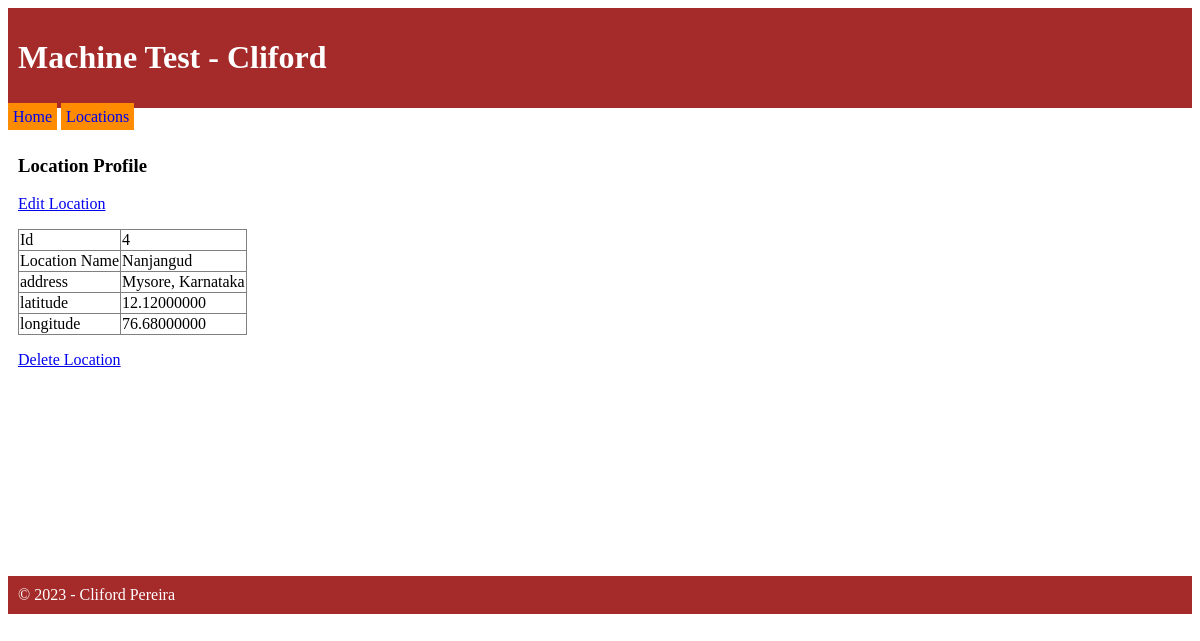
The app's page /locations/show.php?id=4 with its own data.
### tables this page shows
CREATE TABLE `locations` (
  `id` bigint(20) UNSIGNED NOT NULL,
  `location_name` varchar(30) NOT NULL,
  `address` varchar(150) NOT NULL,
  `latitude` decimal(11,8) NOT NULL,
  `longitude` decimal(11,8) NOT NULL
);

### utilities/functions.php (called while the page is built, shortened)
<?php
function view($view, $data=null)
{
	require_once("views/" . $view . ".php");
}
function test_input($data) {
  $data = trim($data);
  $data = stripslashes($data);
  $data = htmlspecialchars($data);
  return $data;
}
?>

### locations/LocationsController.php (called while the page is built, shortened)
<?php
require_once("../utilities/functions.php");
require_once("../utilities/CP_Controller.php");
class LocationsController extends CP_Controller
{
	public function show()
	{
		$id = test_input($_GET['id']);
		$location = new Location($this->conn);
		$location = $location->find($id);
		view('show', compact("location"));
	}
}
?>

### utilities/Route.php (called while the page is built, shortened)
<?php
class Route
{
	public static function call_action($controller, $action) {
		require_once("../utilities/connection.php");
		$controller = new $name($conn);
		call_user_func(array($controller, $action));
	}
}
?>

### locations/show.php (called while the page is built)
<?php
require_once("../utilities/Route.php");
Route::call_action('locations', 'show');
?>

### utilities/CP_Controller.php (called while the page is built, shortened)
<?php
abstract class CP_Controller implements I_Controller
{
	function __construct($conn)
	{
		$this->conn = $conn;
	}
}
?>

### utilities/CP_Model.php (called while the page is built, shortened)
<?php
require_once("DBAbstraction.php");
abstract class CP_Model implements I_Model
{
	function __construct($conn, $tablename)
	{
		$this->conn = $conn;
		$this->tablename = $tablename;
	}
}
?>

### utilities/DBAbstraction.php (called while the page is built, shortened)
<?php
trait DBAbstraction
{
	public function runSelect($sql, $one_row_only = false)
	{
		if ($result = $this->conn->query($sql)) {
			if ($one_row_only === TRUE) {
				$row = $result->fetch_object();
				return $row;
			} else {
				$rows = array();
				while ($row = $result->fetch_object()) {
					array_push($rows, $row);
				}
				return $rows;
			}
		} else {
			return false;
		}
	}
	public function find($id)
	{
		$sql = "select * from $this->tablename where id = $id";
		return $this->runSelect($sql, TRUE);
	}
}
?>

### locations/views/show.php (the view)
<?php
require_once("../header.php");
extract($data);
?>
<h3>Location Profile</h3>
<p><a href="edit.php?id=<?= $location->id ; ?>">Edit Location</a></p>
<table border="1" border-colapse>
	<tr><td>Id</td><td><?= $location->id ; ?></td></tr>
	<tr><td>Location Name</td><td><?= $location->location_name ; ?></td></tr>
	<tr><td>address</td><td><?= $location->address ; ?></td></tr>
	<tr><td>latitude</td><td><?= $location->latitude ; ?></td></tr>
	<tr><td>longitude</td><td><?= $location->longitude ; ?></td></tr>
</table>
<p><a href="destroy.php?id=<?= $location->id ; ?>">Delete Location</a></p>
<?php require_once("../footer.php"); ?>

### style.css (style rules this page uses)
table { border-collapse: collapse; }

### records on screen
locations: id "4", location_name "Nanjangud", address "Mysore, Karnataka", latitude "12.12000000", longitude "76.68000000"
